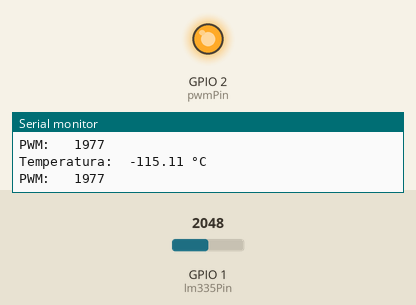
Bench run of a sketch on a simulated ESP32-C3. Shown: output pins drawn as LEDs (lit = HIGH), the last lines printed to the serial monitor. Inputs (shaded band) come from the test bench; at power-on: GPIO 1 (lm335Pin) = 2048.

Above: at 1.3 s.
1.4 s: GPIO 1 (lm335Pin) set to 4095
At 2.1 s:
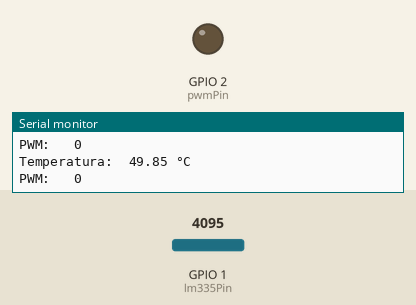
3.0 s: GPIO 1 (lm335Pin) set to 3603
At 3.3 s:
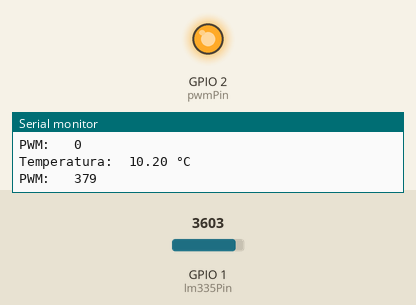
Timing chart, 0 to 6.0 s (numbered marks = the images above; inputs shaded):
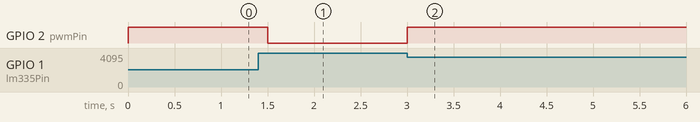

Measured:
- after the input at 1.4 s, GPIO 2 (pwmPin): HIGH → LOW after 0.10 s
- after the input at 3.0 s, GPIO 2 (pwmPin): LOW → HIGH at once

The sketch:

pelteirlm.ino
```cpp
//const int lm335Pin = 34;     // Entrada do sensor LM335 (Esp32W)
const int lm335Pin = 1;     // Entrada do sensor LM335 (esp32_c3_supermini)
//const int pwmPin = 16;       // Saída PWM para controlar os MOSFETs (ajuste conforme seu circuito) (Esp32W)
const int pwmPin = 2;       // Saída PWM para controlar os MOSFETs (ajuste conforme seu circuito)(esp32_c3_supermini)

const float targetTemp = 40.0; // Temperatura alvo em °C

void setup() {
  Serial.begin(115200);
  analogSetAttenuation(ADC_11db); // Para leitura mais precisa até 3.6V

}

void loop() {
  int analogValue = analogRead(lm335Pin);
  float voltage = analogValue * (3.3 / 4095.0) - 0.07; // Ajuste de offset
  float temperatureC = (voltage * 100.0) - 273.15;


  // Controle proporcional simples
  float error = (targetTemp - temperatureC) / (targetTemp*0.5);
  if(error < 0) error = 0;
  int pwmValue = (int)(error * 255); // Ganha de 10, limitado entre 0 e 255
  analogWrite(pwmPin, pwmValue);

  Serial.print("Temperatura:\t");
  Serial.print(temperatureC);
  Serial.println(" °C");
  Serial.print("PWM: \t");
  Serial.println(pwmValue);

  delay(500);
}
```
